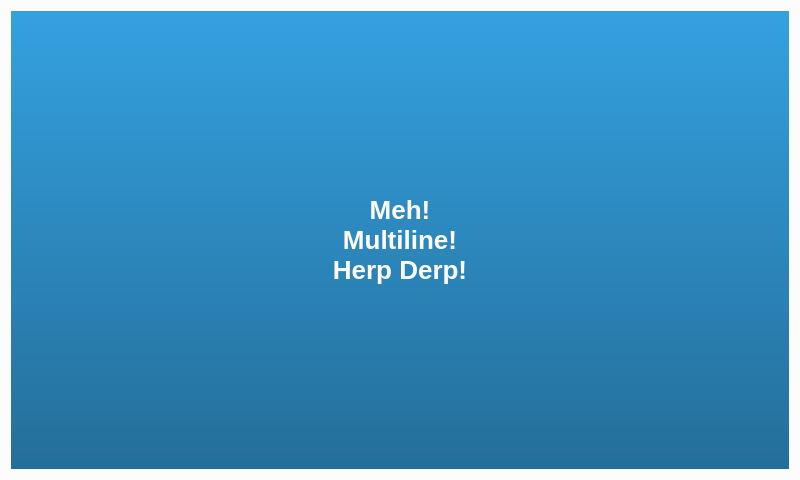
<?xml version="1.0" encoding="UTF-8"?>
<ui version="4.0">
 <class>MessageWindow</class>
 <widget class="QDialog" name="MessageWindow">
  <property name="geometry">
   <rect>
    <x>0</x>
    <y>0</y>
    <width>800</width>
    <height>480</height>
   </rect>
  </property>
  <property name="minimumSize">
   <size>
    <width>800</width>
    <height>480</height>
   </size>
  </property>
  <property name="windowTitle">
   <string>Dialog</string>
  </property>
  <property name="styleSheet">
   <string notr="true">QDialog {
	background-color: #FCFCFC;
}

QLineEdit {
	text-align: center center;
	border: 4px solid #CCC;
	border-radius: 0.5em;
	background-color: qlineargradient(spread:pad, x1:0, y1:0, x2:0, y2:1, stop:0  rgba(255, 255, 255, 255), stop:1 rgba(235, 235, 235, 255));
}

QLineEdit:disabled {
	color: black;
}

QLabel#message {
	color: white;
	background-color: qlineargradient(spread:pad, x1:0, y1:0, x2:0, y2:1, stop:0 rgba(52, 161, 224, 255), stop:1 rgba(36, 110, 153, 255));
	border-radius: 1em;
	padding: 1em;
	font-size: 22px;
	font-weight: bold;
}

#logo {
	image: url(resource/logo.png);
}

QPushButton, QToolButton {
	border: 4px solid #CCC;
	border-radius: 0.5em;
	background-color: qlineargradient(spread:pad, x1:0, y1:0, x2:0, y2:1, stop:0 rgba(255, 255, 255, 255), stop:1 rgba(212, 212, 212, 255));
	padding: 0.3em;
}

QPushButton:on, QToolButton:on {
	border-color: #85c441;
	background-color: qlineargradient(spread:pad, x1:0, y1:1, x2:0, y2:0, stop:0 rgba(255, 255, 255, 255), stop:1 rgba(212, 212, 212, 255));
}

QPushButton:hover {
	border-color: #ED3636;
	background-color: qlineargradient(spread:pad, x1:0, y1:1, x2:0, y2:0, stop:0 rgba(255, 255, 255, 255), stop:1 rgba(212, 212, 212, 255));
}

QPushButton:pressed {
	border-color: #85c441;
	background-color: qlineargradient(spread:pad, x1:0, y1:1, x2:0, y2:0, stop:0 rgba(255, 255, 255, 255), stop:1 rgba(212, 212, 212, 255));
}</string>
  </property>
  <property name="modal">
   <bool>true</bool>
  </property>
  <layout class="QGridLayout" name="gridLayout_2">
   <item row="0" column="0">
    <widget class="QLabel" name="message">
     <property name="styleSheet">
      <string notr="true">QMainWindow {
	background-color: #FCFCFC;
}

QLabel#message {
	color: white;
	background-color: qlineargradient(spread:pad, x1:0, y1:0, x2:0, y2:1, stop:0 rgba(52, 161, 224, 255), stop:1 rgba(36, 110, 153, 255));
	border-radius: 1em;
	padding: 1em;
	font-size: 26px;
	font-weight: bold;
}</string>
     </property>
     <property name="text">
      <string>Meh!
Multiline!
Herp Derp!</string>
     </property>
     <property name="alignment">
      <set>Qt::AlignCenter</set>
     </property>
    </widget>
   </item>
  </layout>
 </widget>
 <resources/>
 <connections/>
</ui>
